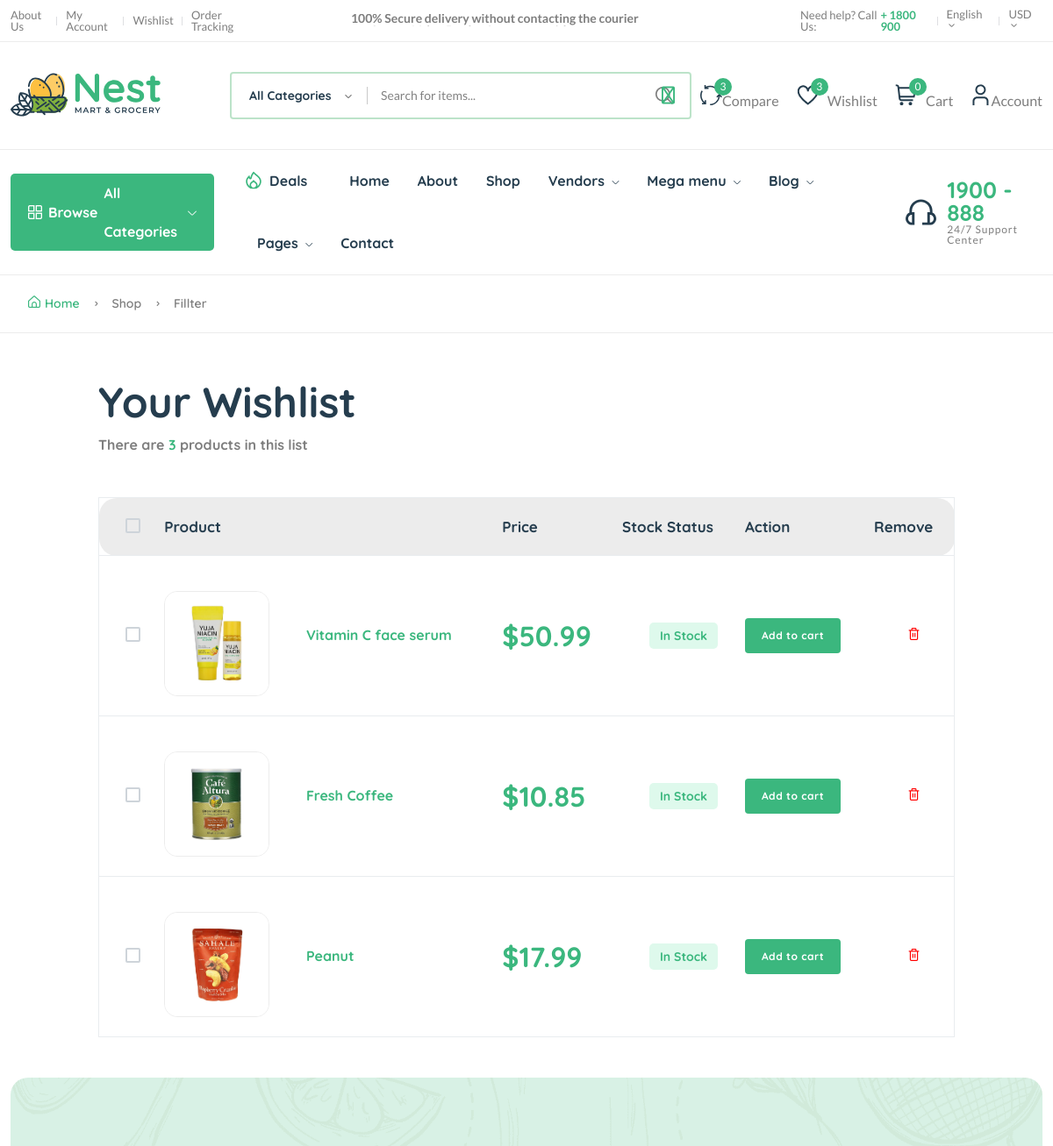
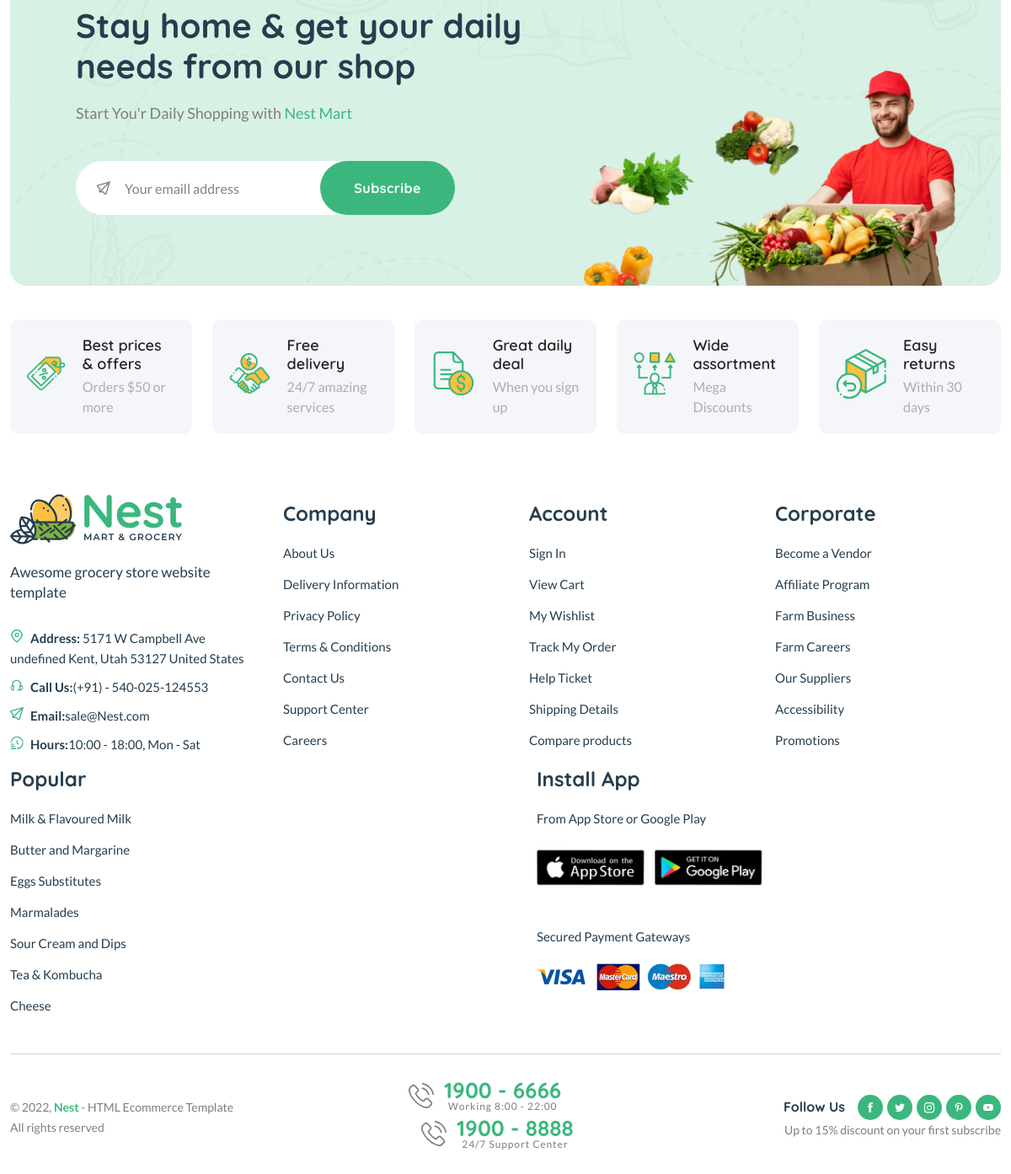
Page /wishlist (signed in) on the committed database (2 pictures, top to bottom).
### core/models.py (models this page shows, shortened)
class Wishlist(models.Model):
    user = models.ForeignKey(User, on_delete=models.SET_NULL, null=True)
    product = models.ForeignKey(Product, on_delete=models.SET_NULL, null=True, related_name='wishlist')
    date = models.DateTimeField(auto_now_add=True)
    class Meta:
        verbose_name_plural = 'Wishlists'

class Product(models.Model):
    pid = ShortUUIDField(unique=True, length=10, max_length=20, alphabet='abcdefgh123456', prefix='prd')
    user = models.ForeignKey(User, on_delete=models.SET_NULL, null=True)
    vendor = models.ForeignKey(Vendor, on_delete=models.SET_NULL, null=True, related_name='products')
    category = models.ForeignKey(Category, on_delete=models.SET_NULL, null=True, related_name='products')
    title = models.CharField(max_length=100)
    image = models.ImageField(upload_to=user_directory_path)
    description = models.TextField(null=True)
    price = models.DecimalField(max_digits=9999999999, decimal_places=2)
    old_price = models.DecimalField(max_digits=9999999999, decimal_places=2)
    specifications = models.TextField(null=True, blank=True)
    type = models.CharField(max_length=100, default='Organic', null=True, blank=True)
    stock_count = models.CharField(max_length=100, default='10', null=True, blank=True)
    life = models.CharField(max_length=100, default='100 Days', null=True, blank=True)
    mfd = models.DateTimeField(auto_now_add=False, null=True, blank=True)
    tags = TaggableManager()
    product_status = models.CharField(choices=STATUS, max_length=10)
    status = models.BooleanField(default=True)
    in_stock = models.BooleanField(default=True)
    featured = models.BooleanField(default=False)
    digital = models.BooleanField(default=False)
    sku = ShortUUIDField(unique=True, length=4, max_length=10, alphabet='1234567890', prefix='sku')
    date = models.DateTimeField(auto_now_add=True)
    updated = models.DateTimeField(null=True, blank=True)
    def get_percentage(self):
        new_price = (self.price * 100) / self.old_price
        return new_price

### core/views.py (the view)
# urls.py: path("wishlist", wishlist_view, name="wishlist"),
def wishlist_view(request):
    try:
        wish_products = Wishlist.objects.filter(user=request.user)
    except:
        wish_products = Wishlist.objects.filter(user__isnull=True)
    return render(request, 'core/wishlist.html', {'wish_products': wish_products})

### templates/core/wishlist.html (shortened to what this page needs)
{% extends 'includes/base.html' %}
{% load static %}
{% block content %}
    <main class="main">
        <div class="page-header breadcrumb-wrap">
            <div class="container">
                <div class="breadcrumb">
                    <a href="index.html" rel="nofollow"><i class="fi-rs-home mr-5"></i>Home</a>
                    <span></span> Shop <span></span> Fillter
                </div>
            </div>
        </div>
        <div class="container mb-30 mt-50">
            <div class="row">
                <div class="col-xl-10 col-lg-12 m-auto">
                    <div class="mb-50">
                        <h1 class="heading-2 mb-10">Your Wishlist</h1>
                        <h6 class="text-body">There are <span class="text-brand wishlist-items">{{ wishlist.count }}</span> products in
                            this list</h6>
                    </div>
                    <div class="table-responsive shopping-summery">
                        <table class="table table-wishlist">
                            <thead>
                            <tr class="main-heading">
                                <th class="custome-checkbox start pl-30">
                                    <label class="form-check-label" for="exampleCheckbox11"></label>
                                </th>
                                <th scope="col" colspan="2">Product</th>
                                <th scope="col">Price</th>
                                <th scope="col">Stock Status</th>
                                <th scope="col">Action</th>
                                <th scope="col" class="end">Remove</th>
                            </tr>
                            </thead>
                            <tbody>
                            {% for product in wish_products %}
                                <tr class="pt-30 product-row-{{ product.id }}">
                                    <td class="custome-checkbox pl-30">
                                        <label class="form-check-label" for="exampleCheckbox1"></label>
                                    </td>
                                    <td class="image product-thumbnail pt-40"><img
                                            src="{{ product.product.image.url }}" alt="#"/></td>
                                    <td class="product-des product-name">
                                        <h6><a class="product-name mb-10"
                                               href="{% url 'home:product-detail' product.product.pid %}">{{ product.product.title }}</a>
                                        </h6>
                                    </td>
                                    <td class="price" data-title="Price">
                                        <h3 class="text-brand">
                                            <span>$</span><span
                                                id="current-product-price-{{ product.product.id }}">{{ product.product.price }}</span>
                                        </h3>
                                    </td>
                                    <td class="text-center detail-info" data-title="Stock">
                                        {% if product.product.in_stock %}
                                            <span class="stock-status in-stock mb-0">In
                                            Stock</span>
                                        {% else %}
                                            <span class="stock-status out-stock mb-0">Out of
                                            Stock</span>
                                        {% endif %}
                                    </td>
                                    <td class="text-right" data-title="Cart">
                                        <button class="btn btn-sm my-add-to-cart" data-index="{{ product.product.id }}">
                                            Add to cart
                                        </button>
                                    </td>
                                    <td class="text-center" data-title="Remove">
                                        <button class="remove-from-wishlist" data-wishlist-id="{{ product.id }}"
                                                style="border: none; background: none; color: red;"><i
                                                class="fi-rs-trash"></i></button>
                                    </td>
                                </tr>
                            {% endfor %}
                            </tbody>
                        </table>
                    </div>
                </div>
            </div>
        </div>
    </main>
{% endblock content %}

### rows in the picture
Wishlist: product.image (picture), product "Vitamin C face serum", product.price "50.99", shows "In Stock"
Wishlist: product.image (picture), product "Fresh Coffee", product.price "10.85", shows "In Stock"
Wishlist: product.image (picture), product "Peanut", product.price "17.99", shows "In Stock"

### other values in the picture
{{ wishlist.count }} "3"
{{ request.session.cart|length }} "0"
